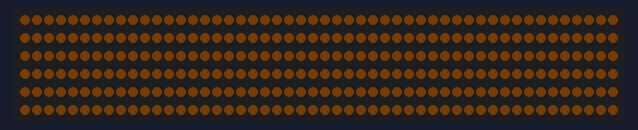
This sketch was run on a simulated Arduino Uno, built with avr-gcc and run on an emulated ATmega328P. Shown: 300 RGB LEDs in strip order, left to right, continuing on the next row. Dim RGB values are drawn brighter than linear; what the sketch prints to the serial monitor is not drawn.

Above: at 8.52 s.

The sketch:

led_esfera_loop.ino
```cpp
#include <FastLED.h>

#define LED_PIN 3
#define NUM_LEDS 300
#define COLOR_ORDER GRB
#define LED_TYPE WS2812B
#define MAX_BRIGHTNESS 64

struct CRGB leds[NUM_LEDS];

void setup() {
  Serial.begin(9600);
  LEDS.addLeds<LED_TYPE, LED_PIN, COLOR_ORDER>(leds, NUM_LEDS).setCorrection(TypicalLEDStrip);
  FastLED.setBrightness(MAX_BRIGHTNESS);
  FastLED.clear();
}


void loop() {

  EVERY_N_MILLIS(8000) {
    triggered(1);
  }

  EVERY_N_MILLIS(10) {
    triggered(0);
  }

  FastLED.show();
} // loop()


void triggered(uint8_t trigger) {

  static uint16_t counte = 256;     // High count.

    if (trigger) {counte=0;}
    if (counte < 256) {
      uint8_t breathing = cubicwave8(counte++);
      fill_solid(leds, NUM_LEDS, CHSV(40, 250, breathing));
      if (counte == 128) {
        Serial.println("esperar 4seg");
        fill_solid(leds, NUM_LEDS, CHSV(40, 250, breathing));
        delay(4000);

      }
    }
} // triggered()
```
